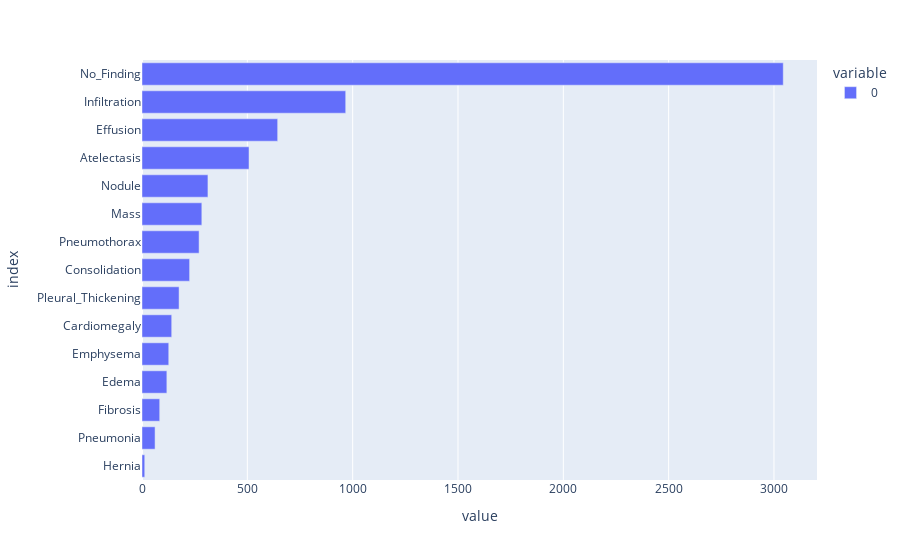

Notebook code for this chart:
### Code cell
# get the count of each label
label_counts = sample_labels[unique_labels].sum().sort_values(ascending=True)
label_counts.plot.barh()

### Figure 1 — Plotly figure (JSON) as saved in the notebook; plotly's stock layout.template omitted (floating-point values rounded to 4 significant figures)
{"data": [{"alignmentgroup": "True", "hovertemplate": "variable=0<br>value=%{x}<br>index=%{y}<extra></extra>", "legendgroup": "0", "marker": {"color": "#636efa", "pattern": {"shape": ""}}, "name": "0", "offsetgroup": "0", "orientation": "h", "showlegend": true, "textposition": "auto", "type": "bar", "x": [13, 62, 84, 118, 127, 141, 176, 226, 271, 284, 313, 508, 644, 967, 3044], "xaxis": "x", "y": ["Hernia", "Pneumonia", "Fibrosis", "Edema", "Emphysema", "Cardiomegaly", "Pleural_Thickening", "Consolidation", "Pneumothorax", "Mass", "Nodule", "Atelectasis", "Effusion", "Infiltration", "No_Finding"], "yaxis": "y"}], "layout": {"barmode": "relative", "legend": {"title": {"text": "variable"}, "tracegroupgap": 0}, "margin": {"t": 60}, "xaxis": {"anchor": "y", "domain": [0, 1], "title": {"text": "value"}}, "yaxis": {"anchor": "x", "domain": [0, 1], "title": {"text": "index"}}}}
